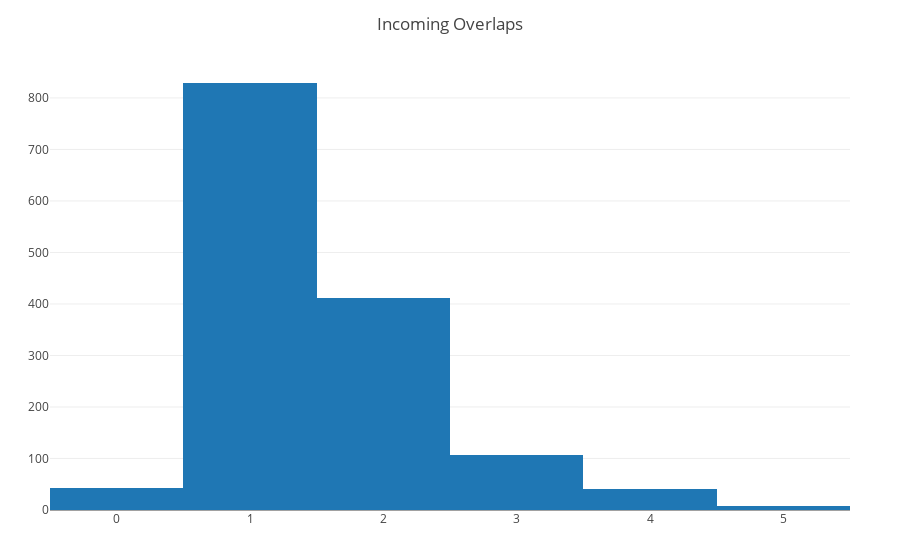

Here is the notebook cell this chart was saved with:
### Code cell
plot(
    histogram(
        x=species_df[!, :incoming_overlaps]
    ),
    Layout(
        title="Incoming Overlaps"
    )
)

### Figure 1 — Plotly figure (JSON) as saved in the notebook; plotly's stock layout.template omitted (floating-point values rounded to 4 significant figures; data arrays with more than 128 entries replaced by an {"elided": "..."} marker saying what was removed)
{"data": [{"type": "histogram", "x": {"elided": "1438 int values"}}], "layout": {"margin": {"b": 50, "l": 50, "r": 50, "t": 60}, "title": "Incoming Overlaps"}}
